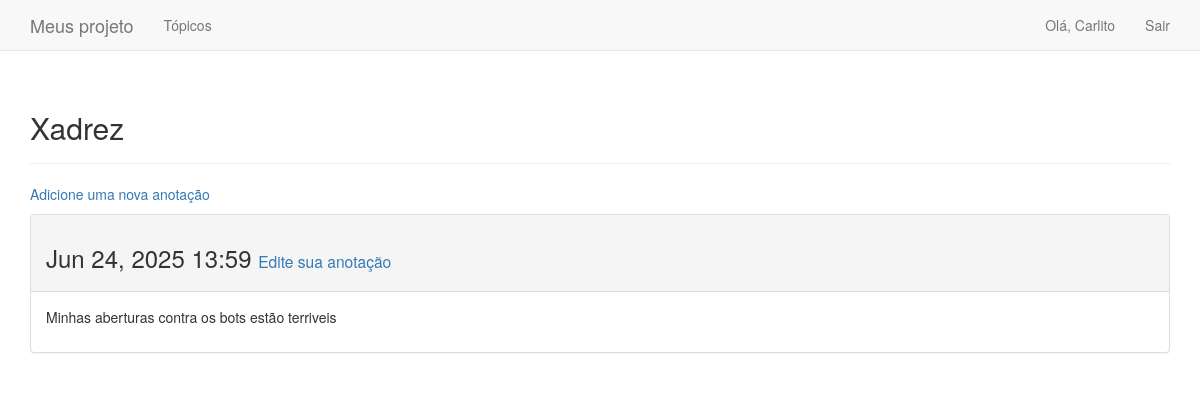
/topics/9/ (signed in), run on the app's committed database.
### Meus_projeto/models.py (models this page shows, shortened)
class Topic(models.Model):
    text = models.CharField(max_length=200)
    date_added = models.DateTimeField(auto_now_add=True)
    owner= models.ForeignKey(User, on_delete=models.CASCADE)
    def __str__(self):
        return self.text

class Entry(models.Model):
    topic = models.ForeignKey(Topic, on_delete=models.CASCADE)
    text= models.TextField()
    date_added = models.DateTimeField(auto_now_add=True)
    class Meta:
        verbose_name_plural= 'entries'

### Meus_projeto/views.py (the view)
# urls.py: path('topics/<topic_id>/', views.topic,name='topic'),
@login_required
def topic(request, topic_id):
    topic= Topic.objects.get(id = topic_id)
    if topic.owner != request.user:
        raise Http404
    entries = topic.entry_set.order_by('-date_added')
    context = {'topic' : topic, 'entries' : entries}
    return render(request, 'Meus_projeto/topic.html', context)

### Meus_projeto/templates/Meus_projeto/topic.html
{% extends "Meus_projeto/base.html" %}
{% block header%}
    <h2>{{ topic }}</h2>
{% endblock header%}
{% block content %}
    <p>
        <a href="{% url 'new_entry' topic.id %}">Adicione uma nova anotação</a>
    </p>
    {% for entry in entries %}
        <div class="panel panel-default">
            <div class="panel-heading">
                <h3>
                    {{ entry.date_added | date:'M d, Y H:i'}}
                    <small>
                        <a href="{% url 'edit_entry' entry.id %}">Edite sua anotação</a>
                    </small>
                </h3>
            </div>
            <div class="panel-body">
                {{ entry.text | linebreaks}}
            </div>
        </div>
    {% empty %}
        Não há entradas adicionadas
    {% endfor%}
{% endblock content %}

### Meus_projeto/templates/Meus_projeto/base.html (shortened to what this page needs)
{% load bootstrap3 %}
<!DOCTYPE html>
<html lang="pt-br">
<head>
    {% bootstrap_css %}
</head>
<body>
    <nav class="navbar navbar-default navbar-static-top">
        <div class="container">
            <div class="navbar-header">
                <a class= "navbar-brand" href="{% url 'index' %}">Meus projeto</a>
            </div>
            <div id="navbar" class="collapse navbar-collapse">
                <ul class="nav navbar-nav">
                    <li><a href="{% url 'topics' %}">Tópicos</a></li>
                </ul>
                <ul class="nav navbar-nav navbar-right">
                    {% if user.is_authenticated %}
                        <li><a>Olá, {{ user.username }}</a></li>
                        <li><a href="{% url 'logout' %}">Sair</a></li>
                    {% else %}
                        <li><a href="{% url 'register' %}">Cadastrar</a></li>
                        <li><a href="{% url 'login'%}">Entrar</a></li>
                    {% endif %}
                </ul>
            </div>
        </div>
    </nav>
    <div class="container">
        <div class="page-header">
            {% block header %}{% endblock header %}
        </div>
        <div>
            {% block content %}{% endblock content %}
        </div>
    </div>
</body>
</html>

### data on the page
Topic: text "Xadrez"
Entry: date_added "Jun 24, 2025 13:59", text "Minhas aberturas contra os bots estão terriveis"

### other printed values
{{ user.username }} "Carlito"
